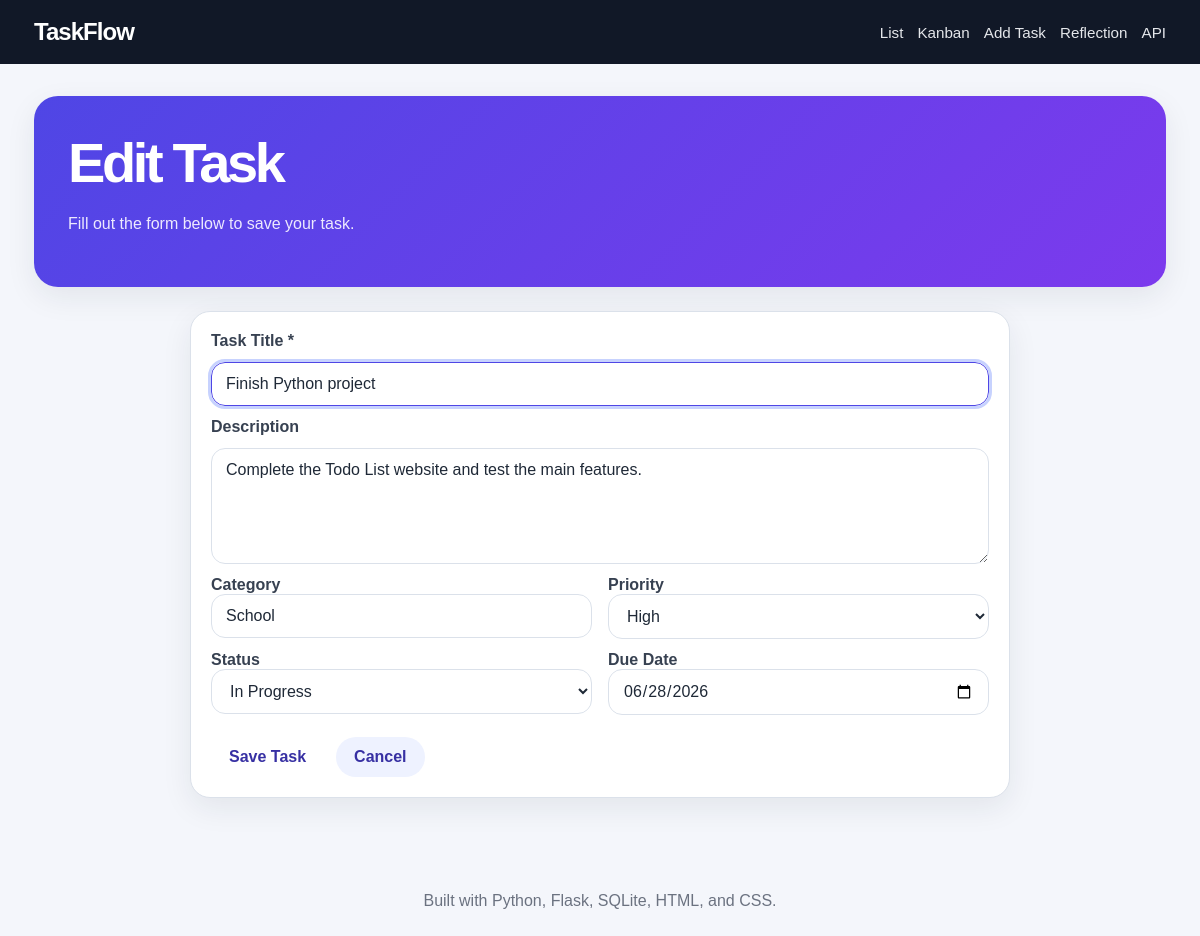
Screenshot of /edit/1 with the database file from the repository.
### tables this page shows
CREATE TABLE tasks (
            id INTEGER PRIMARY KEY AUTOINCREMENT,
            title TEXT NOT NULL,
            description TEXT,
            category TEXT DEFAULT 'General',
            priority TEXT DEFAULT 'Medium',
            status TEXT DEFAULT 'todo',
            due_date TEXT,
            created_at TEXT NOT NULL,
            completed_at TEXT
        );

### app.py (the view, shortened to what this page needs)
@app.route("/edit/<int:task_id>", methods=["GET", "POST"])
def edit_task(task_id):
    task = fetch_task(task_id)
    if task is None:
        flash("Task not found.", "danger")
        return redirect(url_for("index"))
    return render_template(
        "task_form.html",
        page_title="Edit Task",
        task=task,
        priorities=PRIORITIES,
        statuses=STATUSES,
        form_action=url_for("edit_task", task_id=task_id),
    )

### app.py (called while the page is built)
def get_db_connection():
    connection = sqlite3.connect(DATABASE)
    connection.row_factory = sqlite3.Row
    return connection

def fetch_task(task_id):
    connection = get_db_connection()
    task = connection.execute("SELECT * FROM tasks WHERE id = ?", (task_id,)).fetchone()
    connection.close()
    return task

### templates/task_form.html (shortened to what this page needs)
{% extends "base.html" %}
{% block content %}
<section class="page-heading">
    <h1>{{ page_title }}</h1>
    <p>Fill out the form below to save your task.</p>
</section>
<section class="panel narrow-panel">
    <form class="task-form" method="post" action="{{ form_action }}">
        <label for="title">Task Title *</label>
        <input id="title" name="title" type="text" value="{{ task.title or '' }}" required autofocus>
        <label for="description">Description</label>
        <textarea id="description" name="description" rows="5">{{ task.description or '' }}</textarea>
        <div class="form-grid">
            <div>
                <label for="category">Category</label>
                <input id="category" name="category" type="text" value="{{ task.category or 'General' }}">
            </div>
            <div>
                <label for="priority">Priority</label>
                <select id="priority" name="priority">
                    {% for priority in priorities %}
                        <option value="{{ priority }}" {% if task.priority == priority %}selected{% endif %}>{{ priority }}</option>
                    {% endfor %}
                </select>
            </div>
        </div>
        <div class="form-grid">
            <div>
                <label for="status">Status</label>
                <select id="status" name="status">
                    <option value="doing" {% if task.status == 'doing' %}selected{% endif %}>In Progress</option>
                </select>
            </div>
            <div>
                <label for="due_date">Due Date</label>
                <input id="due_date" name="due_date" type="date" value="{{ task.due_date or '' }}">
            </div>
        </div>
        <div class="form-actions">
            <button class="primary-button" type="submit">Save Task</button>
            <a class="secondary-button" href="{{ url_for('index') }}">Cancel</a>
        </div>
    </form>
</section>
{% endblock %}

### static/css/styles.css (style rules this page uses)
:root { --bg: #f4f6fb; --card: #ffffff; --text: #1f2937; --muted: #6b7280; --border: #dbe1ea; --primary: #4f46e5; --primary-dark: #3730a3; --danger: #dc2626; --success: #15803d; --warning: #b45309; --shadow: 0 10px 30px rgba(31, 41, 55, 0.08); }
* { box-sizing: border-box; }
body { margin: 0; font-family: Arial, Helvetica, sans-serif; background: var(--bg); color: var(--text); }
a { color: inherit; text-decoration: none; }
button, input, select, textarea { font: inherit; }
.hero, .page-heading, .split-heading { background: linear-gradient(135deg, #4f46e5, #7c3aed); color: white; border-radius: 24px; padding: 34px; box-shadow: var(--shadow); margin-bottom: 24px; }
.hero h1, .page-heading h1 { margin: 0; font-size: clamp(2rem, 5vw, 3.5rem); letter-spacing: -0.06em; }
.hero-text, .page-heading p { color: #ede9fe; max-width: 640px; line-height: 1.6; }
.primary-button, .secondary-button, .small-button, .filter-form button, .move-actions button { border: 0; border-radius: 999px; padding: 11px 18px; cursor: pointer; font-weight: bold; display: inline-flex; align-items: center; justify-content: center; transition: 0.2s ease; }
.primary-button { background: white; color: var(--primary-dark); white-space: nowrap; }
.secondary-button { background: #eef2ff; color: var(--primary-dark); }
.stat-card, .panel, .task-card, .reflection-card, .kanban-column { background: var(--card); border: 1px solid var(--border); border-radius: 20px; box-shadow: var(--shadow); }
.panel { padding: 20px; margin-bottom: 22px; }
.narrow-panel { max-width: 820px; margin-left: auto; margin-right: auto; }
input, select, textarea { width: 100%; padding: 12px 14px; border: 1px solid var(--border); border-radius: 14px; background: white; color: var(--text); }
.task-form { display: grid; gap: 12px; }
.task-form label { font-weight: bold; color: #374151; }
.form-grid { display: grid; grid-template-columns: repeat(2, minmax(0, 1fr)); gap: 16px; }
.form-actions { display: flex; gap: 12px; margin-top: 10px; }

### rows the page displays
tasks: title "Finish Python project", description "Complete the Todo List website and test the main features.", category "School", priority "High", status "In Progress", due_date "06/28/2026"

### other values shown
{{ page_title }} "Edit Task"
